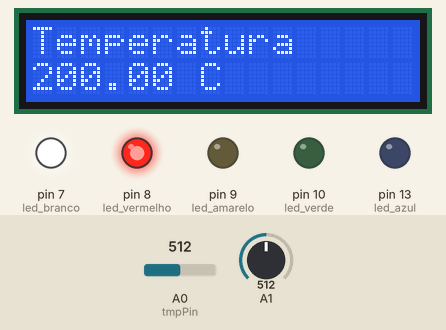
Simulated run of this sketch. Board: Arduino Uno, built with avr-gcc and run on an emulated ATmega328P. Shown: 16×2 character LCD, output pins drawn as LEDs (lit = HIGH). The inputs (shaded band) are chosen by the test bench; at power-on: A0 (tmpPin) = 512, A1 = 512. What the sketch prints to the serial monitor is not drawn.

Above: at 1.2 s.
1.3 s: A0 (tmpPin) set to 184
At 2.5 s:
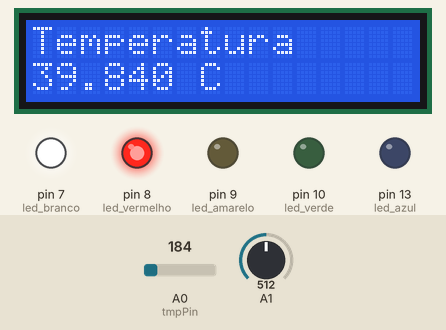
2.8 s: A0 (tmpPin) set to 164
At 3.2 s:
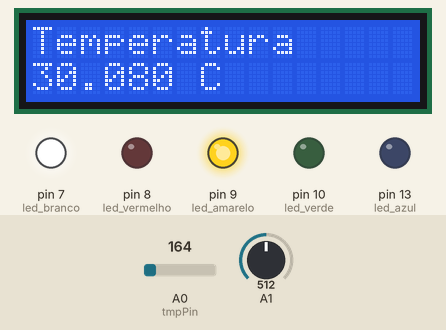
4.3 s: A1 set to 923
7.3 s: A1 set to 941
At 7.8 s:
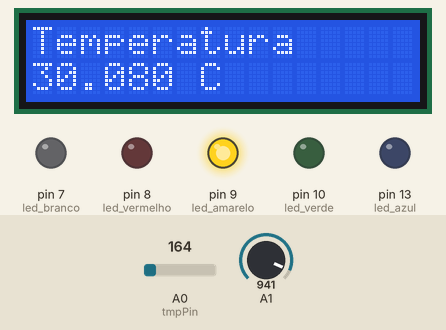
8.8 s: A0 (tmpPin) set to 122
At 10.0 s:
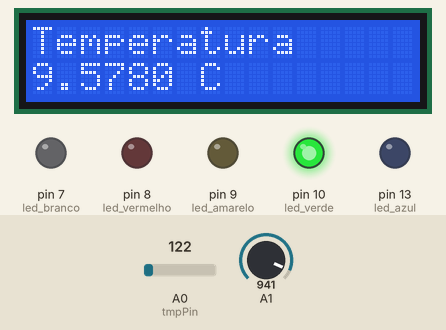
10.3 s: A1 set to 25
At 11.2 s:
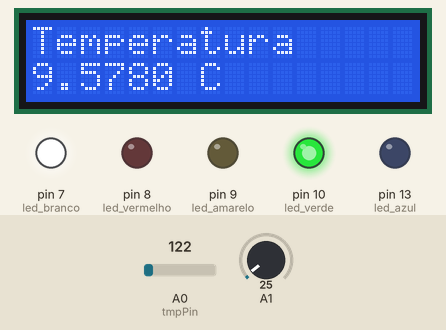
Timing chart, 0 to 12.8 s (numbered marks = the images above; inputs shaded):
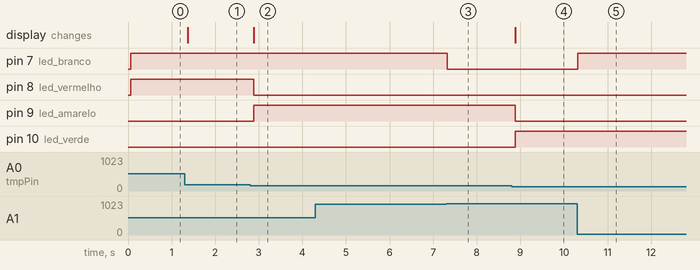

The sketch:

ex_monitor_grande.ino
```cpp
#include <LiquidCrystal.h>

LiquidCrystal lcd(12,11,5,4,3,2);
int tmpPin= A0;
int valorsensor= A1;

int tmp;
float tensao,temp;

int led_azul=13;
int led_verde=10;
int led_amarelo=9;
int led_vermelho=8;
int led_branco=7;

void setup() {
  pinMode(led_azul,OUTPUT);
  pinMode(led_verde,OUTPUT);
  pinMode(led_amarelo,OUTPUT);
  pinMode(led_vermelho,OUTPUT);

  pinMode(A1,INPUT);
  pinMode(led_branco,OUTPUT);
  Serial.begin(9600);


  lcd.begin(16,2);
  pinMode(tmpPin, INPUT);
  Serial.begin(9600);

}


void loop (){


  	tmp=analogRead(tmpPin);
  	Serial.print("Sensor: ");
    Serial.println(tmp);

  	tensao = ((tmp/1024.0) * 5.0);
  	Serial.print(" Tensao: ");
    Serial.print(tensao);
    temp=((tensao - 0.5)* 100);
    Serial.print(" Temperatura: ");
    Serial.println(temp);


  lcd.setCursor(0,0);
  lcd.print("Temperatura");
  lcd.setCursor(0,1);
  lcd.print(temp);
  lcd.setCursor(7,1);
  lcd.print("C");


  //Led branco
    {
     valorsensor = analogRead(A1);
    Serial.println(valorsensor);

      if (valorsensor>930) {
        digitalWrite(led_branco,LOW);
      }

    else{
        digitalWrite(led_branco,HIGH);
        }

  }


    //Ligar led azul
  if(temp<0){
    digitalWrite(led_azul,HIGH);
	digitalWrite(led_verde,LOW);
 	digitalWrite(led_amarelo,LOW);
	digitalWrite(led_vermelho,LOW);

  }

  //Ligar led verde
  if((temp>1) && (temp<=25)){
    digitalWrite(led_azul,LOW);
	digitalWrite(led_verde,HIGH);
 	digitalWrite(led_amarelo,LOW);
	digitalWrite(led_vermelho,LOW);
  }

   //Ligar led amarelo
  if((temp>26) && (temp<=35)){
    digitalWrite(led_azul,LOW);
	digitalWrite(led_verde,LOW);
 	digitalWrite(led_amarelo,HIGH);
	digitalWrite(led_vermelho,LOW);

  }


    //Ligar led vermelho
  if(temp>35){
    digitalWrite(led_azul,LOW);
	digitalWrite(led_verde,LOW);
 	digitalWrite(led_amarelo,LOW);
	digitalWrite(led_vermelho,HIGH);

  }


}
```

Measured:
- the behaviour switches between 175 and 174 on A0 (tmpPin) (found by bisection; images 1 and 2)
- the behaviour switches between 930 and 931 on A1 (found by bisection; images 2 and 3)
- after the input at 1.3 s, the display: changes after 0.07 s (image 1)
- after the input at 2.8 s, pin 8 (led_vermelho): HIGH → LOW after 0.09 s; pin 9 (led_amarelo): LOW → HIGH after 0.09 s; the display: changes after 0.09 s (image 2)
- after the input at 4.3 s, every drawn part: stays the same
- after the input at 7.3 s, pin 7 (led_branco): HIGH → LOW at once
- after the input at 8.8 s, pin 9 (led_amarelo): HIGH → LOW after 0.09 s; pin 10 (led_verde): LOW → HIGH after 0.09 s; the display: changes after 0.09 s (image 4)
- after the input at 10.3 s, pin 7 (led_branco): LOW → HIGH at once
